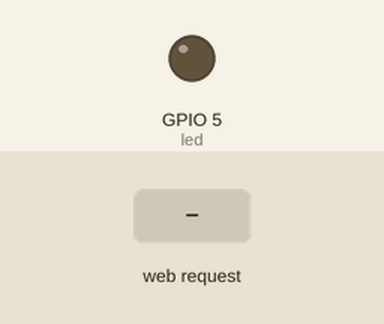
This sketch was run on a simulated ESP32. Shown: output pins drawn as LEDs (lit = HIGH). The inputs (shaded band) are chosen by the test bench. WiFi joins after 1.5 s; servers stay silent unless stated; what the sketch prints to the serial monitor is not drawn.

Above: at 2.7 s.
2.8 s: HTTP request GET /LED=ON received
At 3.6 s:
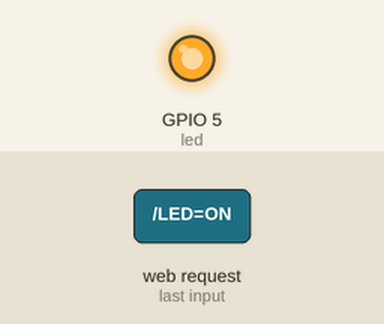
4.3 s: HTTP request GET /LED=OFF received
At 4.7 s:
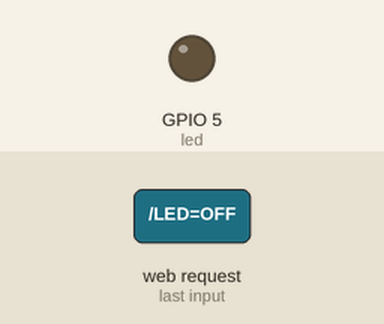
Timing chart, 0 to 7.3 s (numbered marks = the images above; inputs shaded):
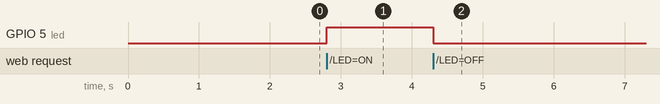

The sketch:

esp32_wifi.ino
```cpp
#include <WiFi.h>
#include <WiFiClient.h>
#include <WiFiServer.h>
#include <WiFiUdp.h>

const char* ssid = "JsIndustries";
const char* password = "Jesussaves";
char ssidBuffer[20];
char passwordBuffer[20];
const int led = 5;

WiFiServer server(80);

void setup() {
  pinMode(led,OUTPUT);
  Serial.begin(9600);
  delay(10);

   strcpy(ssidBuffer, ssid);
  strcpy(passwordBuffer, password);


  // Connect to Wi-Fi network
  WiFi.begin(ssidBuffer, passwordBuffer);

  Serial.println();
  Serial.print("Connecting to ");
  Serial.println(ssid);


  while (WiFi.status() != WL_CONNECTED){

    delay(500);
    Serial.print(".");
    }

   Serial.println("");
   Serial.println("WiFi connected");

    server.begin();
    Serial.println("Server Started");

    Serial.println(WiFi.localIP());


}

void loop() {

  WiFiClient client = server.available();
  if (client){

    Serial.println("New client connected");

    // Wait for client to send data
    while (!client.available()) delay(1);

    // Read the first line of the request
    String request = client.readStringUntil('\r');
    Serial.println(request);
    client.flush();

    if(request.indexOf("/LED=ON") != -1){

      digitalWrite(led,HIGH);
      }
     else if(request.indexOf("/LED=OFF") != -1){
      digitalWrite(led,LOW);
      }

      //Build the UI for the web client

      client.println("HTTP/1.1 200 OK");
      client.println("Content-Type: text/html");
      client.println("");
      client.println("<!DOCTYPE HTML>");
      client.println("<html>");

      client.print("LED is currently: ");
      if(digitalRead(led)) client.print("ON");
      else client.print("OFF");


      client.println("<br><br>");
      client.println("<a href=\"/LED=ON\"><button>Turn ON LED</button></a><br>");
      client.println("<a href=\"/LED=ON\"><button>Turn OFF LED</button></a>");
      client.println("</html>");

      delay(1);

      Serial.println("Client disconnected");
      Serial.println("");


    }


}
```

Measured:
- after the input at 2.8 s, GPIO 5 (led): LOW → HIGH at once
- after the input at 4.3 s, GPIO 5 (led): HIGH → LOW at once
